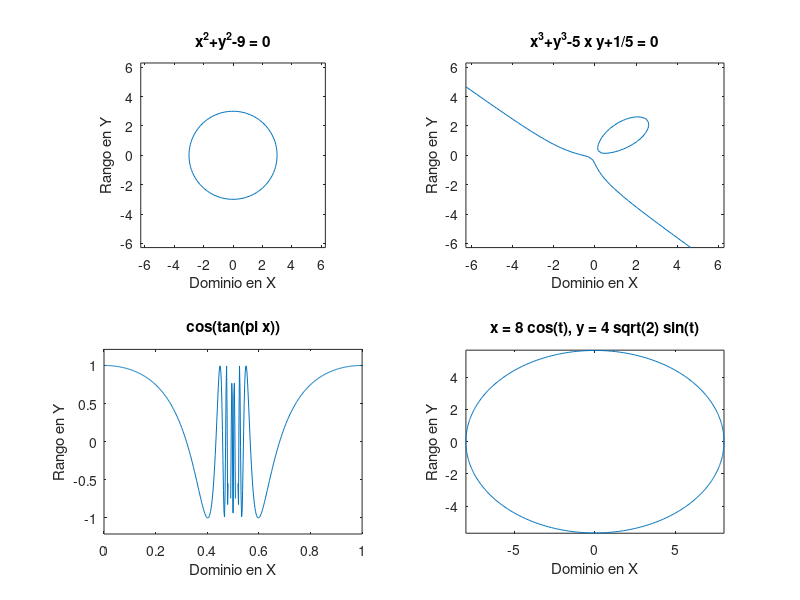

MATLAB code for this plot:
%Octave Script
%Title		    :Funciones Implicitas Ejemplos
%Description	:Script que grafica funcion implicita
%Authors	    :Magali Valencia Clemente,Sarai Lucas Nieto,Adrian Lovera Bombela
%             :Alejandro Garcia Cruz,Maria Guadalupe Martinez Santiago, Ximena Ixel Garcia Agustin
%Date		      :2021/11/25
% Version	    :1
% Usage		    :octave> /path/FuncionImpli_Cal.m
% Notes		    :Se requiere de la aplicacion Octave

%Limpiar variables
clear
%Primera funcion a graficar
subplot(2,2,1);
ezplot('x^2+y^2-9');
axis equal

xlabel(['Dominio en X']);
ylabel(['Rango en Y']);

%Segunda funcion a graficar
subplot(2,2,2);
ezplot('x^3+y^3-5*x*y+1/5')

xlabel(['Dominio en X']);
ylabel(['Rango en Y']);

%Tercera funcion a graficar
subplot(2,2,3);
ezplot('cos(tan(pi*x))',[0,1])

xlabel(['Dominio en X']);
ylabel(['Rango en Y']);

%Cuarta funcion a graficar
subplot(2,2,4);
ezplot('8*cos(t)','4*sqrt(2)*sin(t)',[0,2*pi])

xlabel(['Dominio en X']);
ylabel(['Rango en Y']);